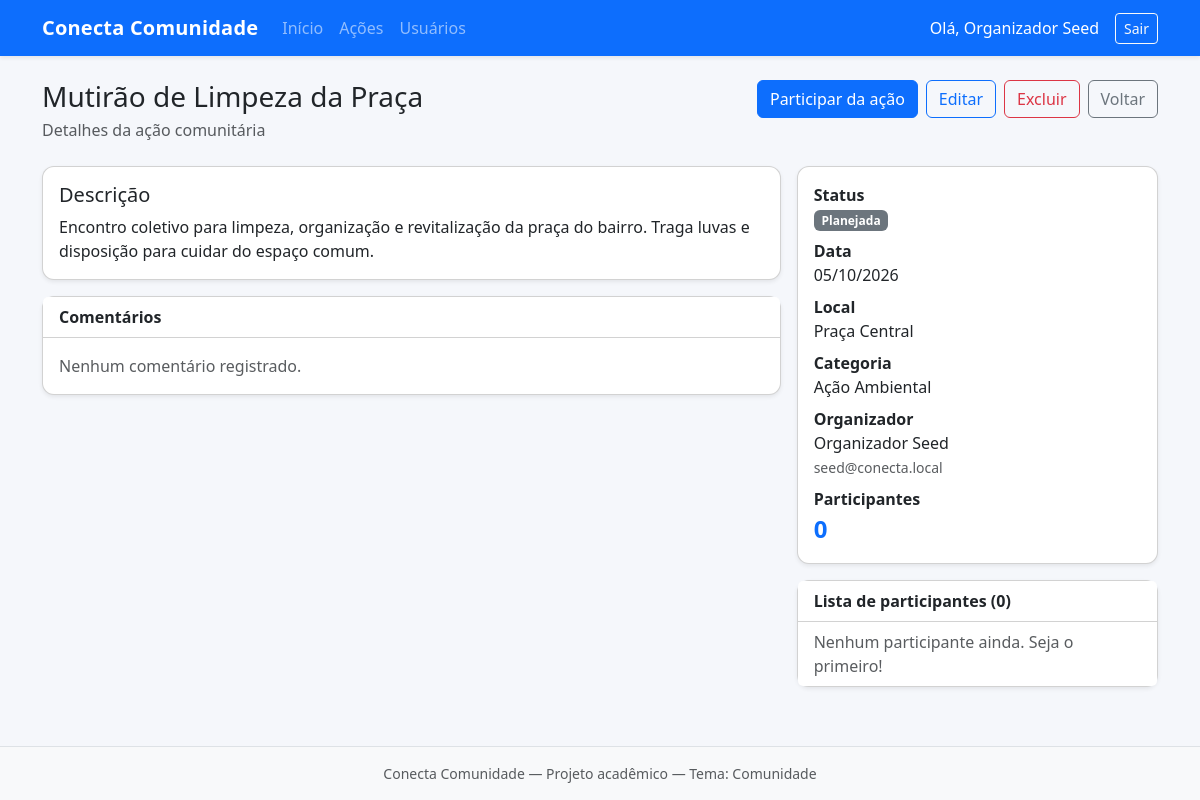
/acoes/visualizar.php?id=1 (signed in), run on the app's committed database.
### tables this page shows
CREATE TABLE IF NOT EXISTS acoes (
  id_acao INT UNSIGNED NOT NULL AUTO_INCREMENT,
  titulo VARCHAR(150) NOT NULL,
  descricao TEXT NOT NULL,
  data DATE NOT NULL,
  local VARCHAR(150) NOT NULL,
  status ENUM('Planejada', 'Em andamento', 'Concluída', 'Cancelada') NOT NULL DEFAULT 'Planejada',
  id_categoria INT UNSIGNED NOT NULL,
  id_usuario INT UNSIGNED NOT NULL,
  PRIMARY KEY (id_acao),
  KEY idx_acoes_status (status),
  KEY idx_acoes_data (data),
  KEY idx_acoes_categoria (id_categoria),
  KEY idx_acoes_usuario (id_usuario),
  CONSTRAINT fk_acoes_categoria
    FOREIGN KEY (id_categoria) REFERENCES categorias (id_categoria)
    ON UPDATE CASCADE ON DELETE RESTRICT,
  CONSTRAINT fk_acoes_usuario
    FOREIGN KEY (id_usuario) REFERENCES usuarios (id_usuario)
    ON UPDATE CASCADE ON DELETE RESTRICT
);

CREATE TABLE IF NOT EXISTS usuarios (
  id_usuario INT UNSIGNED NOT NULL AUTO_INCREMENT,
  nome VARCHAR(100) NOT NULL,
  email VARCHAR(150) NOT NULL,
  senha VARCHAR(255) NOT NULL,
  data_cadastro DATETIME NOT NULL DEFAULT CURRENT_TIMESTAMP,
  PRIMARY KEY (id_usuario),
  UNIQUE KEY uk_usuarios_email (email),
  KEY idx_usuarios_nome (nome)
);

CREATE TABLE IF NOT EXISTS categorias (
  id_categoria INT UNSIGNED NOT NULL AUTO_INCREMENT,
  nome VARCHAR(80) NOT NULL,
  descricao VARCHAR(255) DEFAULT NULL,
  PRIMARY KEY (id_categoria),
  UNIQUE KEY uk_categorias_nome (nome)
);

### includes/auth.php (called while the page is built, shortened)
<?php
function usuarioLogado(): ?array
{
    return [
        'id'    => (int) $_SESSION['usuario_id'],
        'nome'  => $_SESSION['usuario_nome'] ?? '',
        'email' => $_SESSION['usuario_email'] ?? '',
    ];
}
function e(?string $valor): string
{
    return htmlspecialchars((string) $valor, ENT_QUOTES, 'UTF-8');
}
function url(string $path = ''): string
{
    $base = '/conecta-comunidade';
    $path = ltrim($path, '/');
    return $path === '' ? $base . '/' : $base . '/' . $path;
}
function statusClass(string $status): string
{
    $mapa = [
        'Planejada'     => 'status-planejada',
        'Em andamento'  => 'status-em-andamento',
        'Concluída'     => 'status-concluida',
        'Cancelada'     => 'status-cancelada',
    ];
    return $mapa[$status] ?? 'status-planejada';
}
function ehDonoAcao(array $acao): bool
{
    $usuario = usuarioLogado();
    return (int) $acao['id_usuario'] === (int) $usuario['id'];
}

### acoes/visualizar.php (the view, shortened to what this page needs)
<?php
require_once __DIR__ . '/../includes/auth.php';
$pdo = getConnection();
$id = (int) ($_GET['id'] ?? 0);
$idUsuario = (int) $_SESSION['usuario_id'];
$stmt = $pdo->prepare(
    'SELECT a.*, c.nome AS categoria, u.nome AS responsavel, u.email AS email_responsavel
     FROM acoes a
     INNER JOIN categorias c ON c.id_categoria = a.id_categoria
     INNER JOIN usuarios u ON u.id_usuario = a.id_usuario
     WHERE a.id_acao = ?'
);
$stmt->execute([$id]);
$acao = $stmt->fetch();
$inscricoes = $pdo->prepare(
    'SELECT i.data_inscricao, u.nome, u.email
     FROM inscricoes i
     INNER JOIN usuarios u ON u.id_usuario = i.id_usuario
     WHERE i.id_acao = ?
     ORDER BY i.data_inscricao DESC'
);
$inscricoes->execute([$id]);
$listaInscricoes = $inscricoes->fetchAll();
$totalParticipantes = count($listaInscricoes);
$checkInscricao = $pdo->prepare('SELECT id_inscricao FROM inscricoes WHERE id_usuario = ? AND id_acao = ?');
$checkInscricao->execute([$idUsuario, $id]);
$jaInscrito = (bool) $checkInscricao->fetch();
$souDono = ehDonoAcao($acao);
$comentarios = $pdo->prepare(
    'SELECT c.comentario, c.data_comentario, u.nome
     FROM comentarios c
     INNER JOIN usuarios u ON u.id_usuario = c.id_usuario
     WHERE c.id_acao = ?
     ORDER BY c.data_comentario DESC'
);
$comentarios->execute([$id]);
$listaComentarios = $comentarios->fetchAll();
require_once __DIR__ . '/../includes/header.php';
?>
<div class="d-flex flex-wrap justify-content-between align-items-start gap-2 mb-4">
    <div>
        <h1 class="h3 mb-1"><?= e($acao['titulo']) ?></h1>
        <p class="text-muted mb-0">Detalhes da ação comunitária</p>
    </div>
    <div class="d-flex flex-wrap gap-2">
        <?php if ($jaInscrito): ?>
            <form method="post" action="<?= e(url('acoes/cancelar_participacao.php')) ?>">
                <input type="hidden" name="id_acao" value="<?= (int) $acao['id_acao'] ?>">
                <button type="submit" class="btn btn-outline-danger">Cancelar participação</button>
            </form>
        <?php else: ?>
            <form method="post" action="<?= e(url('acoes/participar.php')) ?>">
                <button type="submit" class="btn btn-primary">Participar da ação</button>
            </form>
        <?php endif; ?>
        <?php if ($souDono): ?>
            <a href="<?= e(url('acoes/editar.php?id=' . $acao['id_acao'])) ?>" class="btn btn-outline-primary">Editar</a>
            <a href="<?= e(url('acoes/excluir.php?id=' . $acao['id_acao'])) ?>" class="btn btn-outline-danger">Excluir</a>
        <?php endif; ?>
        <a href="<?= e(url('painel.php')) ?>" class="btn btn-outline-secondary">Voltar</a>
    </div>
</div>
<div class="row g-3">
    <div class="col-lg-8">
        <div class="card shadow-sm mb-3">
            <div class="card-body">
                <h2 class="h5">Descrição</h2>
                <p class="mb-0"><?= nl2br(e($acao['descricao'])) ?></p>
            </div>
        </div>
        <div class="card shadow-sm mb-3">
            <div class="card-header bg-white"><strong>Comentários</strong></div>
            <div class="card-body">
                <?php if (empty($listaComentarios)): ?>
                    <p class="text-muted mb-0">Nenhum comentário registrado.</p>
                <?php endif; ?>
            </div>
        </div>
    </div>
    <div class="col-lg-4">
        <div class="card shadow-sm mb-3">
            <div class="card-body">
                <dl class="mb-0">
                    <dt>Status</dt>
                    <dd><span class="badge <?= e(statusClass($acao['status'])) ?>"><?= e($acao['status']) ?></span></dd>
                    <dt>Data</dt>
                    <dd><?= e(date('d/m/Y', strtotime($acao['data']))) ?></dd>
                    <dt>Local</dt>
                    <dd><?= e($acao['local']) ?></dd>
                    <dt>Categoria</dt>
                    <dd><?= e($acao['categoria']) ?></dd>
                    <dt>Organizador</dt>
                    <dd><?= e($acao['responsavel']) ?> <br><span class="small text-muted"><?= e($acao['email_responsavel']) ?></span></dd>
                    <dt>Participantes</dt>
                    <dd class="fs-4 fw-semibold text-primary mb-0"><?= $totalParticipantes ?></dd>
                </dl>
            </div>
        </div>
        <div class="card shadow-sm">
            <div class="card-header bg-white"><strong>Lista de participantes (<?= $totalParticipantes ?>)</strong></div>
            <ul class="list-group list-group-flush">
                <?php if (empty($listaInscricoes)): ?>
                    <li class="list-group-item text-muted">Nenhum participante ainda. Seja o primeiro!</li>
                <?php endif; ?>
            </ul>
        </div>
    </div>
</div>
<?php require_once __DIR__ . '/../includes/footer.php'; ?>

### includes/header.php (shortened to what this page needs)
<?php
$usuario = usuarioLogado();
?>
<!DOCTYPE html>
<html lang="pt-BR">
<head>
    <link href="https://cdn.jsdelivr.net/npm/bootstrap@5.3.3/dist/css/bootstrap.min.css" rel="stylesheet">
    <link href="<?= e(url('assets/css/style.css')) ?>" rel="stylesheet">
</head>
<body>
<?php if ($usuario): ?>
<nav class="navbar navbar-expand-lg navbar-dark bg-primary shadow-sm">
    <div class="container">
        <a class="navbar-brand fw-semibold" href="<?= e(url('painel.php')) ?>">Conecta Comunidade</a>
        <div class="collapse navbar-collapse" id="menuPrincipal">
            <ul class="navbar-nav me-auto mb-2 mb-lg-0">
                <li class="nav-item">
                    <a class="nav-link" href="<?= e(url('painel.php')) ?>">Início</a>
                </li>
                <li class="nav-item">
                    <a class="nav-link" href="<?= e(url('acoes/listar.php')) ?>">Ações</a>
                </li>
                <li class="nav-item">
                    <a class="nav-link" href="<?= e(url('usuarios/listar.php')) ?>">Usuários</a>
                </li>
            </ul>
            <span class="navbar-text text-white me-3">
                Olá, <?= e($usuario['nome']) ?>
            </span>
            <a class="btn btn-outline-light btn-sm" href="<?= e(url('logout.php')) ?>">Sair</a>
        </div>
    </div>
</nav>
<?php endif; ?>
<main class="container py-4">

### assets/css/style.css (style rules this page uses)
:root { --cc-primary: #0d6efd; --cc-bg: #f5f7fb; }
body { background: var(--cc-bg); min-height: 100vh; display: flex; flex-direction: column; }
main.container { flex: 1; }
.navbar-brand { letter-spacing: 0.2px; }
.badge.status-planejada { background-color: #6c757d; }
.card { border-radius: 0.75rem; }

### data on the page
acoes: id_usuario.nome "Organizador Seed", titulo "Mutirão de Limpeza da Praça", descricao "Encontro coletivo para limpeza, organização e revitalização da praça do bairro. Traga luvas e disposição para cuidar do espaço comum.", status "Planejada", data "05/10/2026", local "Praça Central", id_categoria.nome "Ação Ambiental", id_usuario.email "seed@conecta.local"

### other printed values
$totalParticipantes "0"
